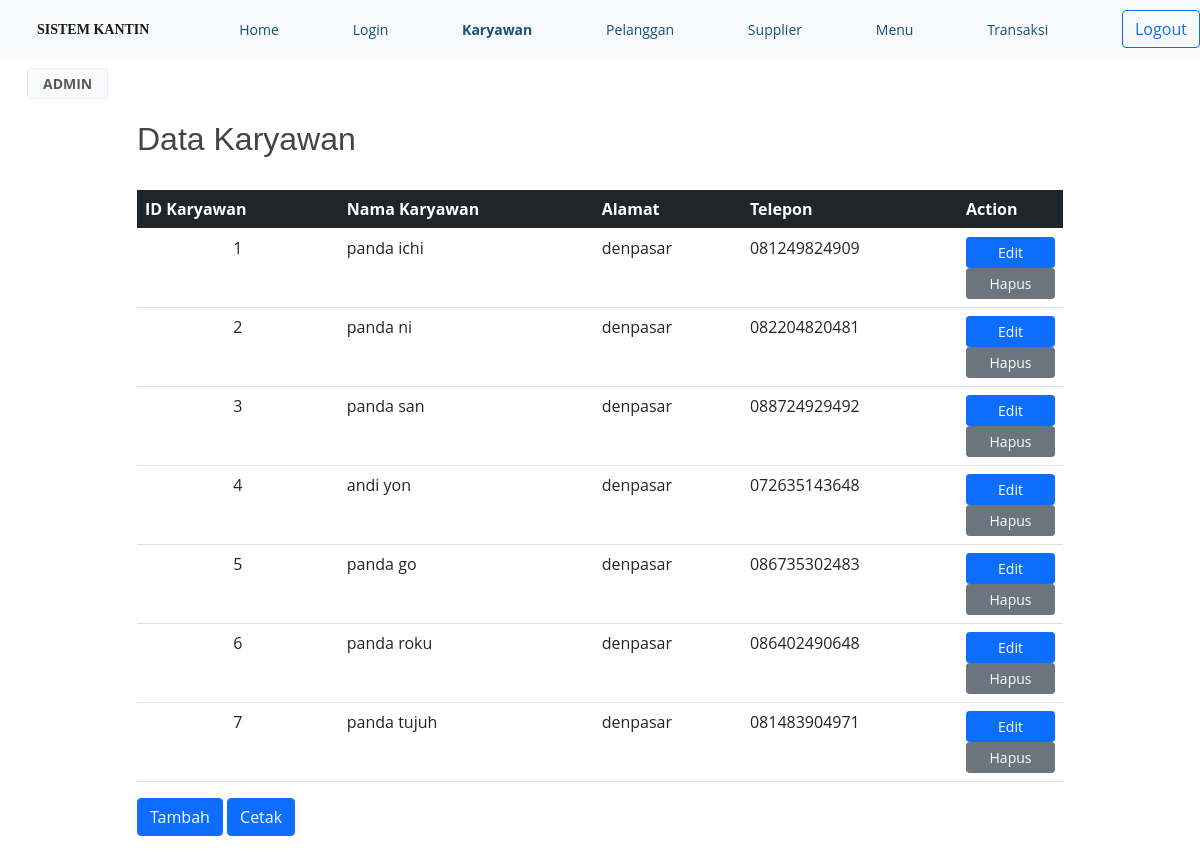
Page /view/viewkaryawan.php (signed in) on the committed database.
### tables this page shows
CREATE TABLE IF NOT EXISTS `tb_karyawan` (
  `idkaryawan` int(4) NOT NULL AUTO_INCREMENT,
  `namakaryawan` varchar(50) NOT NULL,
  `alamat` varchar(100) NOT NULL,
  `telpon` varchar(15) NOT NULL,
  PRIMARY KEY (`idkaryawan`)
);

### view/viewkaryawan.php (the view, shortened to what this page needs)
<?php
    include('../koneksi.php');
?>
<html>
    <head>
    <link href="https://cdn.jsdelivr.net/npm/bootstrap@5.1.0/dist/css/bootstrap.min.css" rel="stylesheet">
    <link rel="stylesheet" type="text/css" href="../style.css">
    <link rel="stylesheet" type="text/css" href="https://cdn.datatables.net/v/dt/dt-1.10.23/datatables.min.css"/>
    <link rel="stylesheet" href="https://cdnjs.cloudflare.com/ajax/libs/font-awesome/4.7.0/css/font-awesome.min.css">
    </head>
<body>
    <nav class="fixed-top">
    <div class="container-fluid topnav navbar navbar-light bg-light w3-animate-top">
    <a class="navbar-brand" href="#"><b>&nbsp;&nbsp;SISTEM KANTIN</b></a>
            <a href="../welcome.php">Home</a>
            <a href="viewlogin.php">Login</a>
            <a class="topnav2" href="viewkaryawan.php">Karyawan</a>
            <a href="viewpelanggan.php">Pelanggan</a>
            <a href="viewsupplier.php">Supplier</a>
            <a href="viewmenu.php">Menu</a>
            <a href="viewtransaksi.php">Transaksi</a>
    <a href="../logout.php"><button type="button" class="btn btn-outline-primary" onclick="return confirm('anda yakin ingin logout?')">Logout</button></a>
    </div>
        <table height="50px" width="100%" class="w3-animate-top">
            <tr><td width="26px"></td>
                <td align="left">
                <button class="btn btn-sm sus btn-light border" disabled><b>ADMIN</b></button>
            </td><td width="1%"></td>
        </tr>
        </table>
</nav>
    <br/><br/>
        <div class="container mt-5 w3-animate-opacity">
		<div class="row">
			<div class="col-1">
			</div>
		<div class="col-10 mt-4">
        <h2>Data Karyawan</h2><br>
        <table class="table hover" id="myTable">
        <thead>
        <tr class='myclass bg-dark'>
            <th>ID Karyawan</th>
            <th>Nama Karyawan</th>
            <th>Alamat</th>
            <th>Telepon</th>
            <th width="105px">Action</th>
        </tr>
        </thead>
    <tbody>
        <?php
        $query = "SELECT * FROM tb_karyawan ORDER BY idkaryawan ASC";
        $result = mysqli_query($mysqli, $query);
        while($row = mysqli_fetch_assoc($result))
        {
        ?>
            <tr>
                <td align="center">
                    <?php echo $row['idkaryawan']; ?></td>
                <td><?php echo $row['namakaryawan']; ?></td>
                <td><?php echo $row['alamat']; ?></td>
                <td><?php echo $row['telpon']; ?></td>
                <td align="center">
                    <a href="../edit/editkaryawan.php?idkaryawan=<?= $row['idkaryawan']; ?>">
                    <button class="btn btn-primary btn-sm">Edit</button></a>
                    <br/>
                    <a href="../delete/deletekaryawan.php?idkaryawan=<?php echo $row['idkaryawan']; ?>"
                            onclick="return confirm('anda yakin akan menghapus data ini?')">
                            <button class="btn btn-secondary btn-sm">Hapus</button></a>
                </td>
            </tr>
        <?php
        }
        ?>
    </tbody>
    </table>
    <a href="../add/addkaryawan.php"><button class="btn btn-primary">Tambah</button></a>
    <a href="../cetak/laporan_karyawan.php"><button class="btn btn-primary">Cetak</button></a>
    </div>
    <div class="col-1">
    </div>
	</div>
<br/><br/><br/>
</body>
</html>

### assets/css/style.css (style rules this page uses)
body { font-family: "Open Sans", sans-serif; color: #444444; }
a { color: #2487ce; text-decoration: none; }
h1, h2, h3, h4, h5, h6 { font-family: "Raleway", sans-serif; }
.navbar { padding: 0; }
.navbar a, .navbar a:focus { display: flex; align-items: center; justify-content: space-between; padding: 10px 0 10px 30px; font-size: 14px; color: #16507b; white-space: nowrap; transition: 0.3s; }

### view/viewkaryawan.php (style rules this page uses)
a { text-decoration:none; }
.topnav { background-color: #333; overflow: hidden; }
.topnav2 { font-weight: bold; color: black; }
.navbar-brand { font-family:"agency FB"; font-size: 24px; }
.btn-sm { width: 100%; }
th { color: white; }
h2 { font-weight: 500; }
.btn-sm.sus { width: 7%; }
.btn-light.border { border: 24px; }
.w3-animate-opacity { animation:opac 1s }
.w3-animate-top { position:relative;animation:animatetop 1s }

### rows in the picture
tb_karyawan: idkaryawan "1", namakaryawan "panda ichi", alamat "denpasar", telpon "081249824909"
tb_karyawan: idkaryawan "2", namakaryawan "panda ni", alamat "denpasar", telpon "082204820481"
tb_karyawan: idkaryawan "3", namakaryawan "panda san", alamat "denpasar", telpon "088724929492"
tb_karyawan: idkaryawan "4", namakaryawan "andi yon", alamat "denpasar", telpon "072635143648"
tb_karyawan: idkaryawan "5", namakaryawan "panda go", alamat "denpasar", telpon "086735302483"
tb_karyawan: idkaryawan "6", namakaryawan "panda roku", alamat "denpasar", telpon "086402490648"
tb_karyawan: idkaryawan "7", namakaryawan "panda tujuh", alamat "denpasar", telpon "081483904971"
